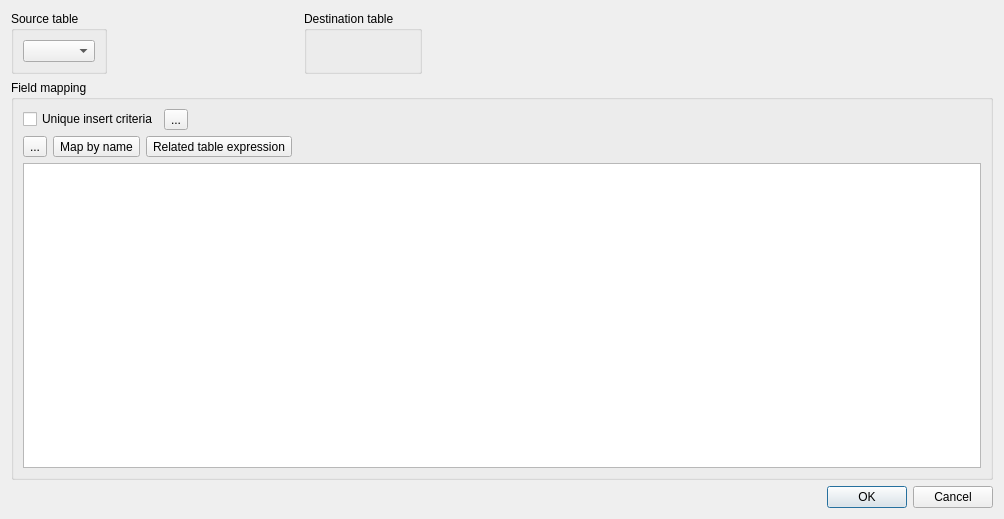
<?xml version="1.0" encoding="UTF-8"?>
<ui version="4.0">
 <class>mdtSqlCopierTableMappingDialog</class>
 <widget class="QDialog" name="mdtSqlCopierTableMappingDialog">
  <property name="geometry">
   <rect>
    <x>0</x>
    <y>0</y>
    <width>1004</width>
    <height>519</height>
   </rect>
  </property>
  <property name="windowTitle">
   <string>Table mapping</string>
  </property>
  <layout class="QVBoxLayout" name="verticalLayout_4">
   <item>
    <layout class="QHBoxLayout" name="horizontalLayout_2" stretch="0,1,0,3">
     <item>
      <widget class="QGroupBox" name="gbSourceTable">
       <property name="sizePolicy">
        <sizepolicy hsizetype="Preferred" vsizetype="Preferred">
         <horstretch>0</horstretch>
         <verstretch>0</verstretch>
        </sizepolicy>
       </property>
       <property name="title">
        <string>Source table</string>
       </property>
       <layout class="QVBoxLayout" name="verticalLayout_2">
        <item>
         <widget class="QComboBox" name="cbSourceTable"/>
        </item>
       </layout>
      </widget>
     </item>
     <item>
      <spacer name="horizontalSpacer_3">
       <property name="orientation">
        <enum>Qt::Horizontal</enum>
       </property>
       <property name="sizeHint" stdset="0">
        <size>
         <width>40</width>
         <height>20</height>
        </size>
       </property>
      </spacer>
     </item>
     <item>
      <widget class="QGroupBox" name="gbDestinationTable">
       <property name="sizePolicy">
        <sizepolicy hsizetype="Preferred" vsizetype="Preferred">
         <horstretch>0</horstretch>
         <verstretch>0</verstretch>
        </sizepolicy>
       </property>
       <property name="title">
        <string>Destination table</string>
       </property>
       <layout class="QVBoxLayout" name="verticalLayout_3">
        <item>
         <widget class="QLabel" name="lbDestinationTable">
          <property name="text">
           <string/>
          </property>
         </widget>
        </item>
       </layout>
      </widget>
     </item>
     <item>
      <spacer name="horizontalSpacer_2">
       <property name="orientation">
        <enum>Qt::Horizontal</enum>
       </property>
       <property name="sizeHint" stdset="0">
        <size>
         <width>40</width>
         <height>20</height>
        </size>
       </property>
      </spacer>
     </item>
    </layout>
   </item>
   <item>
    <widget class="QGroupBox" name="gbMapping">
     <property name="title">
      <string>Field mapping</string>
     </property>
     <layout class="QVBoxLayout" name="verticalLayout">
      <item>
       <layout class="QHBoxLayout" name="horizontalLayout_3">
        <item>
         <widget class="QCheckBox" name="cbUniqueInsertCriteria">
          <property name="text">
           <string>Unique insert criteria</string>
          </property>
         </widget>
        </item>
        <item>
         <widget class="QToolButton" name="tbUniqueInsertCriteria">
          <property name="text">
           <string>...</string>
          </property>
         </widget>
        </item>
        <item>
         <spacer name="horizontalSpacer_4">
          <property name="orientation">
           <enum>Qt::Horizontal</enum>
          </property>
          <property name="sizeHint" stdset="0">
           <size>
            <width>40</width>
            <height>20</height>
           </size>
          </property>
         </spacer>
        </item>
       </layout>
      </item>
      <item>
       <layout class="QHBoxLayout" name="horizontalLayout">
        <item>
         <widget class="QToolButton" name="tbResetMapping">
          <property name="toolTip">
           <string>Reset field mapping</string>
          </property>
          <property name="text">
           <string>...</string>
          </property>
          <property name="icon">
           <iconset theme="edit-clear">
            <normaloff/>
           </iconset>
          </property>
         </widget>
        </item>
        <item>
         <widget class="QToolButton" name="tbMapByName">
          <property name="text">
           <string>Map by name</string>
          </property>
         </widget>
        </item>
        <item>
         <widget class="QToolButton" name="tbRelatedTableExpression">
          <property name="text">
           <string>Related table expression</string>
          </property>
         </widget>
        </item>
        <item>
         <spacer name="horizontalSpacer">
          <property name="orientation">
           <enum>Qt::Horizontal</enum>
          </property>
          <property name="sizeHint" stdset="0">
           <size>
            <width>40</width>
            <height>20</height>
           </size>
          </property>
         </spacer>
        </item>
       </layout>
      </item>
      <item>
       <widget class="QTableView" name="tvMapping"/>
      </item>
     </layout>
    </widget>
   </item>
   <item>
    <widget class="QDialogButtonBox" name="buttonBox">
     <property name="orientation">
      <enum>Qt::Horizontal</enum>
     </property>
     <property name="standardButtons">
      <set>QDialogButtonBox::Cancel|QDialogButtonBox::Ok</set>
     </property>
    </widget>
   </item>
  </layout>
 </widget>
 <resources/>
 <connections>
  <connection>
   <sender>buttonBox</sender>
   <signal>accepted()</signal>
   <receiver>mdtSqlCopierTableMappingDialog</receiver>
   <slot>accept()</slot>
   <hints>
    <hint type="sourcelabel">
     <x>257</x>
     <y>509</y>
    </hint>
    <hint type="destinationlabel">
     <x>157</x>
     <y>274</y>
    </hint>
   </hints>
  </connection>
  <connection>
   <sender>buttonBox</sender>
   <signal>rejected()</signal>
   <receiver>mdtSqlCopierTableMappingDialog</receiver>
   <slot>reject()</slot>
   <hints>
    <hint type="sourcelabel">
     <x>325</x>
     <y>509</y>
    </hint>
    <hint type="destinationlabel">
     <x>286</x>
     <y>274</y>
    </hint>
   </hints>
  </connection>
 </connections>
</ui>
